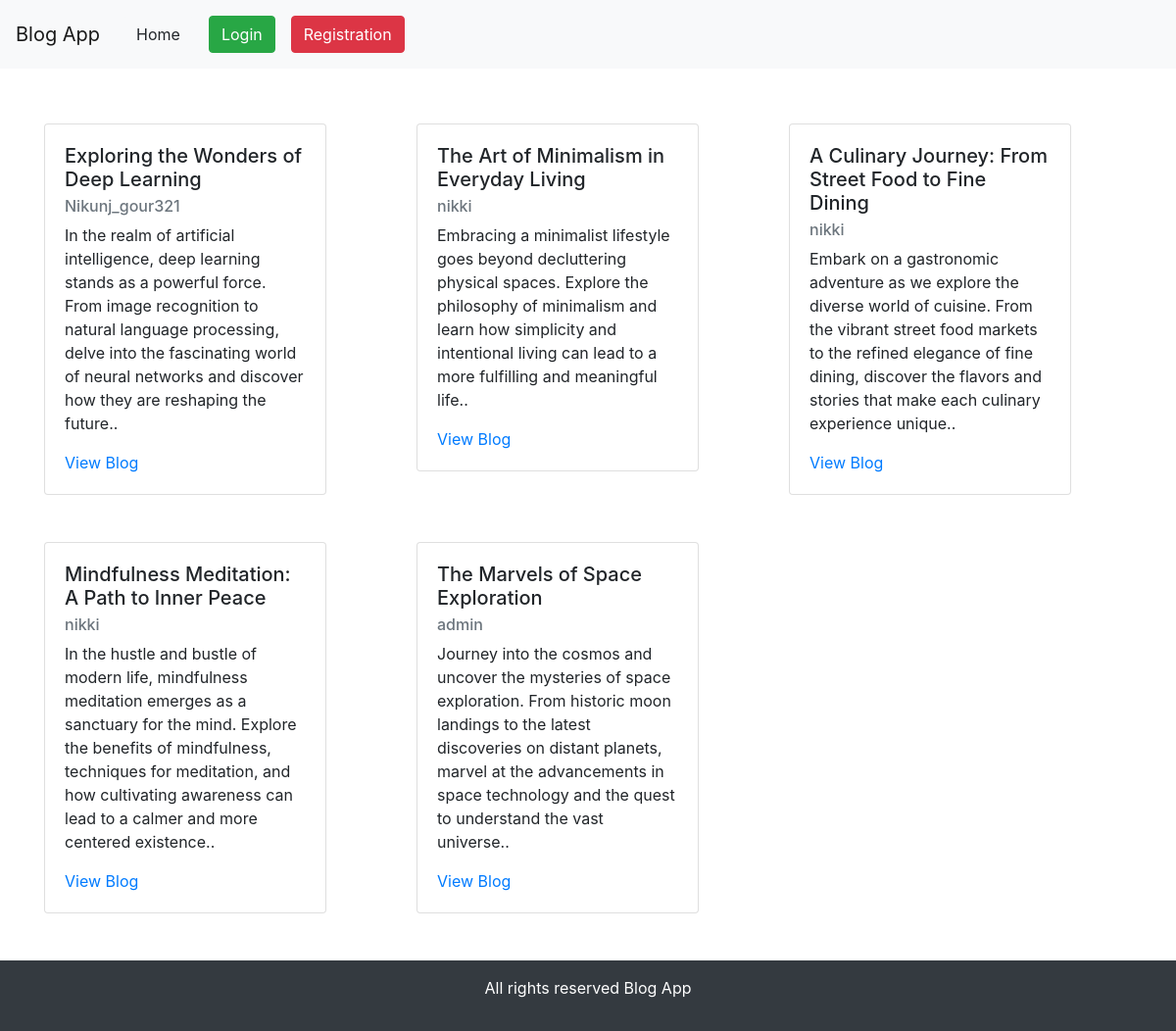
The page / on the database its author committed.
### blog_app/models.py (models this page shows)
class BlogPost(models.Model):
    author = models.ForeignKey(User, on_delete=models.CASCADE)
    title = models.CharField(max_length=200)
    content = models.TextField()
    timestamp = models.DateTimeField(auto_now_add=True)

### blog_app/views.py (the view)
# urls.py: 2. Add a URL to urlpatterns:  path('', views.home, name='home')
def home(request):
    my_object =  BlogPost.objects.all()
    object_size = len(my_object)
    return render(request, 'blog_app/home.html', {'my_object': my_object ,'object_size': object_size})

### blog_app/templates/blog_app/home.html
{% extends "blog_app/base.html" %}
{% block content %}
<div class="container  mt-2 mb-5">
    <div class="row">
        {% for p in my_object %}
        <div class="col-lg-4 mt-5">
            <div class="card" style="width: 18rem;">
                <div class="card-body">
                  <h5 class="card-title">{{p.title}}</h5>
                  <h6 class="card-subtitle mb-2 text-muted">{{p.author}}</h6>
                  <p class="card-text">{{p.content}}.</p>
                  <a href="{% url 'detail' p.id %}" class="card-link">View Blog</a>
                </div>
              </div>
        </div>
        {% endfor %}
    </div>
</div>
{% endblock  %}

### blog_app/templates/blog_app/base.html (shortened to what this page needs)
<!doctype html>
<html lang="en">
  <head>
    <link rel="stylesheet" href="https://cdn.jsdelivr.net/npm/bootstrap@4.6.2/dist/css/bootstrap.min.css">
  </head>
  <body>
    <nav class="navbar navbar-expand-lg navbar-light bg-light">
        {% if request.user.is_authenticated %}
        <a class="navbar-brand" href="{% url 'home' %}">Blog App</a>
        <button class="navbar-toggler" type="button" data-toggle="collapse" data-target="#navbarNav" aria-controls="navbarNav" aria-expanded="false" aria-label="Toggle navigation">
          <span class="navbar-toggler-icon"></span>
        </button>
        <div class="collapse navbar-collapse" id="navbarNav">
          <ul class="navbar-nav">
            <li class="nav-item active">
              <a class="nav-link" href="{% url 'home' %}"><button type="button" class="btn btn-light">Home</button> <span class="sr-only">(current)</span></a>
            </li>
            <li class="nav-item">
              <a class="nav-link" href="{% url 'logout' %}"><button type="button" class="btn btn-dark">Logout</button></a>
            </li>
            <li class="nav-item">
              <a class="nav-link" href="{% url 'myblogs' %}"><button type="button" class="btn btn-info">My Blogs</button></a>
            </li>
            <li class="nav-item">
                <a class="nav-link" href="{% url 'postblog' %}"><button type="button" class="btn btn-secondary">Post Blog</button></a>
              </li>
          </ul>
        </div>
      {% else %}
        <a class="navbar-brand" href="{% url 'home' %}">Blog App</a>
        <div class="collapse navbar-collapse" id="navbarNav">
          <ul class="navbar-nav">
            <li class="nav-item active">
              <a class="nav-link" href="{% url 'home' %}"><button type="button" class="btn btn-light">Home</button> <span class="sr-only">(current)</span></a>
            </li>
            <li class="nav-item">
              <a class="nav-link" href="{% url 'login' %}"><button type="button" class="btn btn-success">Login</button></a>
            </li>
            <li class="nav-item">
              <a class="nav-link" href="{% url 'register' %}"><button type="button" class="btn btn-danger">Registration</button></a>
            </li>
          </ul>
        </div>
       {% endif %}
      </nav>
    {% block content %}
    {% endblock %}
    <footer class="bg-dark p-3 mt-5" >
         <p class="text-center text-white"> All rights reserved Blog App</p>
    </footer>
  </body>
</html>

### rows shown on the page
BlogPost: title "Exploring the Wonders of Deep Learning", author "Nikunj_gour321", content "In the realm of artificial intelligence, deep learning stands as a powerful force. From image recognition to natural language processing, delve into the fascinating world of neural networks and discover how they are reshaping the future."
BlogPost: title "The Art of Minimalism in Everyday Living", author "nikki", content "Embracing a minimalist lifestyle goes beyond decluttering physical spaces. Explore the philosophy of minimalism and learn how simplicity and intentional living can lead to a more fulfilling and meaningful life."
BlogPost: title "A Culinary Journey: From Street Food to Fine Dining", author "nikki", content "Embark on a gastronomic adventure as we explore the diverse world of cuisine. From the vibrant street food markets to the refined elegance of fine dining, discover the flavors and stories that make each culinary experience unique."
BlogPost: title "Mindfulness Meditation: A Path to Inner Peace", author "nikki", content "In the hustle and bustle of modern life, mindfulness meditation emerges as a sanctuary for the mind. Explore the benefits of mindfulness, techniques for meditation, and how cultivating awareness can lead to a calmer and more centered existence."
BlogPost: title "The Marvels of Space Exploration", author "admin", content "Journey into the cosmos and uncover the mysteries of space exploration. From historic moon landings to the latest discoveries on distant planets, marvel at the advancements in space technology and the quest to understand the vast universe."
